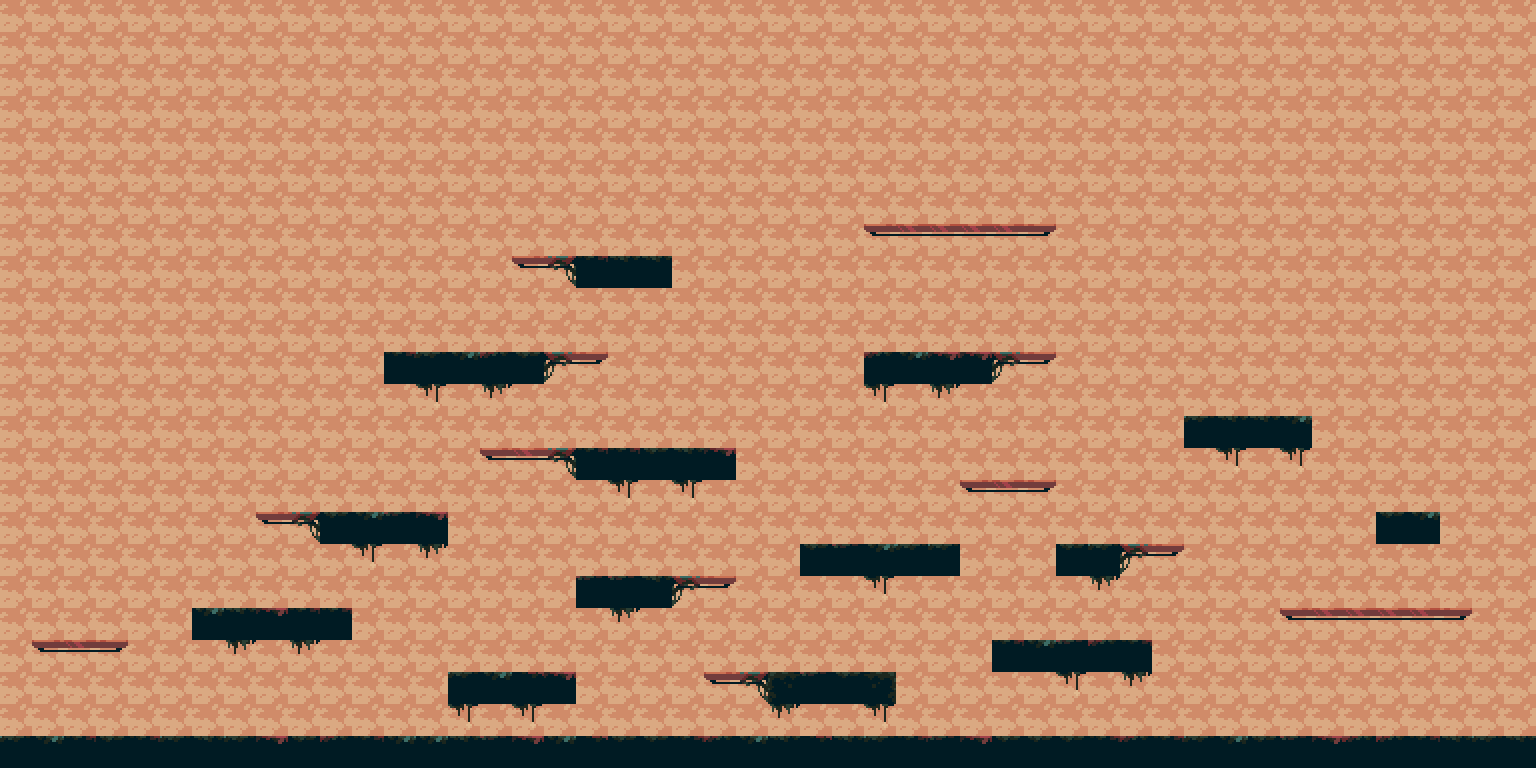

A 2D game scene composited from a Tiled map and its tileset images. What follows is a short description and the map's XML, with each tile layer's data collapsed to a summary:
An orthogonal 48x24 tile map with 32x32 px tiles, 2 tile layers (Tile Layer 2, Tile Layer 1) and 36 objects (29x wall, 5x mutated, enemy, player).

<map version="1.4" tiledversion="1.4.2" orientation="orthogonal" renderorder="right-down" width="48" height="24" tilewidth="32" tileheight="32" infinite="0" nextlayerid="5" nextobjectid="38">
 <properties>
  <property name="music" value="bg.mp3" />
 </properties>
 <tileset firstgid="1" source="modifiedspringstar.tsx" />
 <layer id="4" name="Tile Layer 2" width="48" height="24">
  <data>[1152 cells, 1152 non-empty, 1 distinct tile ids]</data>
 </layer>
 <layer id="1" name="Tile Layer 1" width="48" height="24">
  <data>[1152 cells, 159 non-empty, 18 distinct tile ids]</data>
 </layer>
 <objectgroup id="2" name="Objetcs">
  <object id="1" name="wall" x="192" y="608" width="160" height="32">
   <properties>
    <property name="solid" type="bool" value="true" />
   </properties>
  </object>
  <object id="2" name="wall" x="448" y="672" width="128" height="32">
   <properties>
    <property name="solid" type="bool" value="true" />
   </properties>
  </object>
  <object id="3" name="wall" x="320" y="512" width="128" height="32">
   <properties>
    <property name="solid" type="bool" value="true" />
   </properties>
  </object>
  <object id="4" name="wall" x="384" y="352" width="160" height="32">
   <properties>
    <property name="solid" type="bool" value="true" />
   </properties>
  </object>
  <object id="5" name="wall" x="576" y="256" width="96" height="32">
   <properties>
    <property name="solid" type="bool" value="true" />
   </properties>
  </object>
  <object id="6" name="wall" x="576" y="448" width="160" height="32">
   <properties>
    <property name="solid" type="bool" value="true" />
   </properties>
  </object>
  <object id="7" name="wall" x="864" y="352" width="128" height="32">
   <properties>
    <property name="solid" type="bool" value="true" />
   </properties>
  </object>
  <object id="8" name="wall" x="800" y="544" width="160" height="32">
   <properties>
    <property name="solid" type="bool" value="true" />
   </properties>
  </object>
  <object id="9" name="wall" x="576" y="576" width="96" height="32">
   <properties>
    <property name="solid" type="bool" value="true" />
   </properties>
  </object>
  <object id="10" name="wall" x="768" y="672" width="128" height="32">
   <properties>
    <property name="solid" type="bool" value="true" />
   </properties>
  </object>
  <object id="11" name="wall" x="0" y="736" width="1536" height="32">
   <properties>
    <property name="solid" type="bool" value="true" />
   </properties>
  </object>
  <object id="12" name="wall" x="992" y="640" width="160" height="32">
   <properties>
    <property name="solid" type="bool" value="true" />
   </properties>
  </object>
  <object id="13" name="wall" x="1056" y="544" width="64" height="32">
   <properties>
    <property name="solid" type="bool" value="true" />
   </properties>
  </object>
  <object id="14" name="wall" x="1184" y="416" width="128" height="32">
   <properties>
    <property name="solid" type="bool" value="true" />
   </properties>
  </object>
  <object id="15" name="wall" x="1376" y="512" width="64" height="32">
   <properties>
    <property name="solid" type="bool" value="true" />
   </properties>
  </object>
  <object id="16" name="wall" x="544" y="352" width="64" height="8">
   <properties>
    <property name="solid" type="bool" value="false" />
   </properties>
  </object>
  <object id="18" name="wall" x="512" y="256" width="64" height="8">
   <properties>
    <property name="solid" type="bool" value="false" />
   </properties>
  </object>
  <object id="19" name="wall" x="864" y="224" width="192" height="8">
   <properties>
    <property name="solid" type="bool" value="false" />
   </properties>
  </object>
  <object id="20" name="wall" x="992" y="352" width="64" height="8">
   <properties>
    <property name="solid" type="bool" value="false" />
   </properties>
  </object>
  <object id="21" name="wall" x="960" y="480" width="96" height="8">
   <properties>
    <property name="solid" type="bool" value="false" />
   </properties>
  </object>
  <object id="22" name="wall" x="1120" y="544" width="64" height="8">
   <properties>
    <property name="solid" type="bool" value="false" />
   </properties>
  </object>
  <object id="23" name="wall" x="672" y="576" width="64" height="8">
   <properties>
    <property name="solid" type="bool" value="false" />
   </properties>
  </object>
  <object id="24" name="wall" x="704" y="672" width="64" height="8">
   <properties>
    <property name="solid" type="bool" value="false" />
   </properties>
  </object>
  <object id="25" name="wall" x="480" y="448" width="96" height="8">
   <properties>
    <property name="solid" type="bool" value="false" />
   </properties>
  </object>
  <object id="26" name="wall" x="256" y="512" width="64" height="8">
   <properties>
    <property name="solid" type="bool" value="false" />
   </properties>
  </object>
  <object id="27" name="wall" x="32" y="640" width="96" height="8">
   <properties>
    <property name="solid" type="bool" value="false" />
   </properties>
  </object>
  <object id="28" name="wall" x="1280" y="608" width="192" height="8">
   <properties>
    <property name="solid" type="bool" value="false" />
   </properties>
  </object>
  <object id="29" name="Roach" type="mutated" x="192" y="544" width="32" height="64">
   <properties>
    <property name="solid" type="bool" value="true" />
   </properties>
  </object>
  <object id="30" name="Roach" type="enemy" x="384" y="448" width="32" height="64">
   <properties>
    <property name="solid" type="bool" value="true" />
   </properties>
  </object>
  <object id="31" name="Roach" type="mutated" x="576" y="192" width="32" height="64">
   <properties>
    <property name="solid" type="bool" value="true" />
   </properties>
  </object>
  <object id="32" name="Roach" type="mutated" x="840" y="480" width="32" height="64">
   <properties>
    <property name="solid" type="bool" value="true" />
   </properties>
  </object>
  <object id="33" name="Roach" type="mutated" x="1240" y="672" width="32" height="64">
   <properties>
    <property name="solid" type="bool" value="true" />
   </properties>
  </object>
  <object id="34" name="Roach" type="mutated" x="1232" y="352" width="32" height="64">
   <properties>
    <property name="solid" type="bool" value="true" />
   </properties>
  </object>
  <object id="35" name="wall" x="1536" y="0" width="32" height="736">
   <properties>
    <property name="solid" type="bool" value="true" />
   </properties>
  </object>
  <object id="36" name="wall" x="-32" y="0" width="32" height="736">
   <properties>
    <property name="solid" type="bool" value="true" />
   </properties>
  </object>
  <object id="37" name="player" x="64" y="96" width="32" height="32" />
 </objectgroup>
</map>
